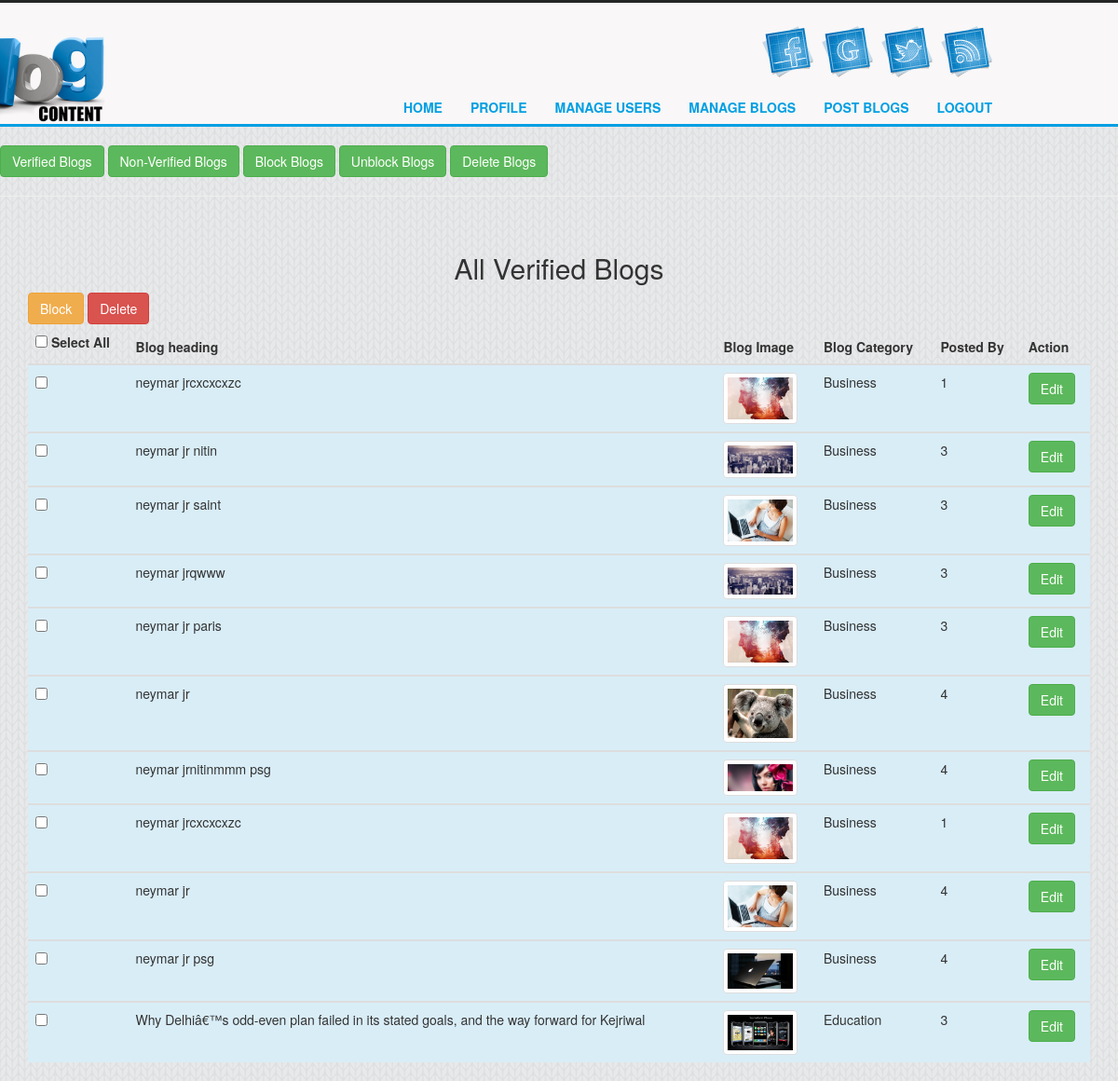
/verifiedblog.php, run on the app's committed database.
### tables this page shows
CREATE TABLE `post` (
  `blog_id` int(20) NOT NULL,
  `blog_head` varchar(4000) NOT NULL,
  `blog_image` varchar(500) NOT NULL,
  `blog_description` varchar(30000) NOT NULL,
  `blog_date` timestamp NOT NULL DEFAULT CURRENT_TIMESTAMP,
  `u_id` varchar(30) NOT NULL,
  `category_name` varchar(40) NOT NULL,
  `verified` varchar(30) NOT NULL DEFAULT 'no',
  `block` varchar(30) NOT NULL DEFAULT 'no',
  `is_delete` varchar(30) NOT NULL DEFAULT 'no',
  `name` varchar(200) NOT NULL
);

### verifiedblog.php (the view, shortened to what this page needs)
<html>
	<?php
				include 'a_header.php';
	?>
	<head>
		<link rel="stylesheet" type="text/css" href="css/bootstrap.css">
		<link rel="stylesheet" type="text/css" href="css/bootstrap.min.css">
	</head>
	<body>
		<br />
													<a class="btn btn-success" href="database.php?vb=verified">Verified Blogs</a>
													<a class="btn btn-success" href="database.php?nvb=nonverified">Non-Verified Blogs</a>
													<a class="btn btn-success" href="database.php?bb=block">Block Blogs</a>
													<a class="btn btn-success" href="database.php?ub1=unblockb">Unblock Blogs</a>
													<a class="btn btn-success" href="database.php?db=delete">Delete Blogs</a>
													<hr>
													<br>
			<form action="database.php" method="POST">
		<div class="container">
			<div class="row">
				<div class="col-sm-12" "well">
					<center><h2> All Verified Blogs</h2> </center>
											<input class="btn btn-warning" type="submit" name="blogblock" value="Block"  >
											<input class="btn btn-danger"type="submit" name="blogdelete" value="Delete"  >
									<table class="table table-striped table-hover">
									<thead>
									<tr>
									<th><label><input type="checkbox" id="checkAll" name="check[]" onClick="selectAll(this)"> Select All </label> </th>
									<th>Blog heading</th>
									<th>Blog Image</th>
									<th>Blog Category</th>
									<th>Posted By</th>
									<th>Action</th>
									</tr>
					  </thead>
						<?php
							$qry1="SELECT * FROM post where verified='yes'";
							$res1=mysqli_query($con,$qry1);
							foreach($res1 as $row1)
							{
								$blog_head=$row1['blog_head'];
								$blog_image=$row1['blog_image'];
								$u_id=$row1['u_id'];
								$category_name=$row1['category_name'];
								$bid=$row1['blog_id'];
						?>
						<tbody>
						 <tr class="info">
						  <td><input type="checkbox" name="check[]" value="<?php echo $bid ?>"></td>
						  <td><?php echo $blog_head;?></td>
						  <td><img src="<?php echo $blog_image;?>" class="img-thumbnail" height="30" width="80"></td>
						  <td><?php echo $category_name;?></td>
						  <td><?php echo $u_id;?></td>
						  <td> <a class="btn btn-success" href="editblog.php?be=<?php echo $bid;?>" >Edit</a></td>
						</tr>
					   </tbody>
									<?php } ?>
						</table>
								</div>
							</div>
						</div>
			</form>
	</body>
</html>

### css/zerogrid.css (style rules this page uses)
.zerogrid .row:before,.row:after { content: '\0020'; display: block; overflow: hidden; visibility: hidden; width: 0; height: 0; }

### css/style.css (style rules this page uses)
a,abbr,acronym,address,applet,article,aside,audio,b,blockquote,big,body,center,canvas,caption,cite,code,command,datalist,dd,del,details,dfn,dl,div,dt,em,embed,fieldset,figcaption,figure,font,footer,form,h1,h2,h3,h4,h5,h6,header,hgroup,html,i,iframe,img,ins,kbd,keygen,label,legend,li,meter,nav,object,ol,output,p,pre,progress,q,s,samp,section,small,span,source,strike,strong,sub,sup,table,tbody,tfoot,thead,th,tr,tdvideo,tt,u,ul,var { background:transparent;border:0 none;font-size:100%;margin:0;padding:0;border:0;outline:0;vertical-align:top; }
table, table td { padding:0;border:none;border-collapse:collapse; }
img { vertical-align:top; }
input, textarea { border:0; padding:0; margin:0; outline: 0; }
input, textarea, select { margin:0; padding:0px; }
html, body { width:100%; padding:0; margin:0; }
body { background: url("../images/parttern.png"); color: #474747;font: 12px/25px Arial, Helvetica, sans-serif; }
a { color: #009FE3; text-decoration: none; }
h2, .title { font-family: Rockwell,'Kameron',serif; }

### css/responsive.css (style rules this page uses)
html { -webkit-text-size-adjust: none; }
img { max-width:100%; height: auto; width: auto\9; }

### data on the page
post: blog_head "neymar jrcxcxcxzc", blog_image (picture), category_name "Business", u "1"
post: blog_head "neymar jr nitin", blog_image (picture), category_name "Business", u "3"
post: blog_head "neymar jr saint", blog_image (picture), category_name "Business", u "3"
post: blog_head "neymar jrqwww", blog_image (picture), category_name "Business", u "3"
post: blog_head "neymar jr paris", blog_image (picture), category_name "Business", u "3"
post: blog_head "neymar jr", blog_image (picture), category_name "Business", u "4"
post: blog_head "neymar jrnitinmmm psg", blog_image (picture), category_name "Business", u "4"
post: blog_head "neymar jrcxcxcxzc", blog_image (picture), category_name "Business", u "1"
post: blog_head "neymar jr", blog_image (picture), category_name "Business", u "4"
post: blog_head "neymar jr psg", blog_image (picture), category_name "Business", u "4"
post: blog_head "Why Delhiâ€™s odd-even plan failed in its stated goals, and the way forward for Kejriwal", blog_image (picture), category_name "Education", u "3"
